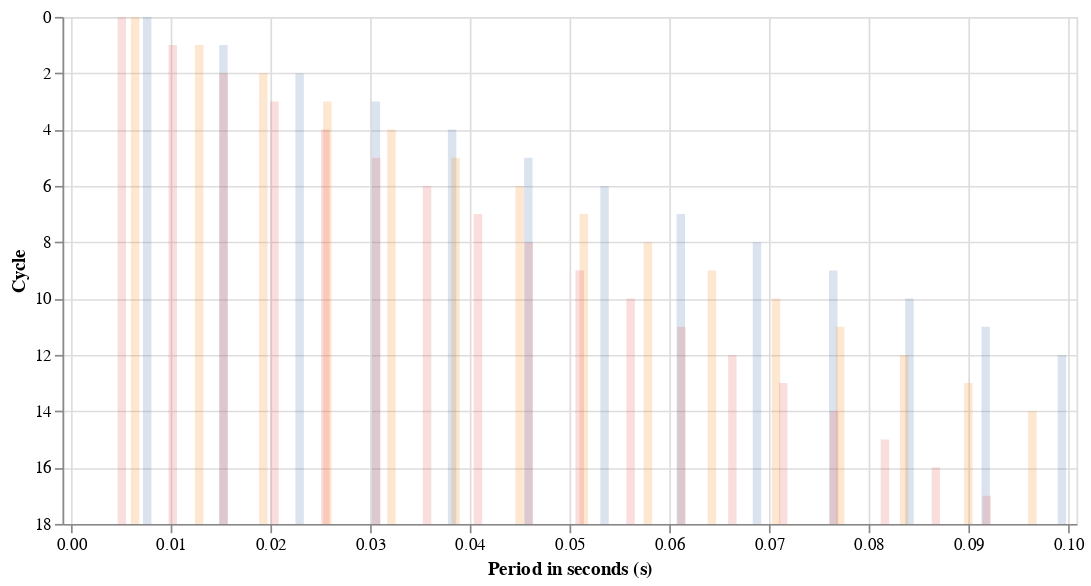

The notebook cell this image was saved under:
### Code cell
chart3 = alt.Chart(long_period_df).mark_bar(
    opacity=0.2,
    clip=True
    # xOffset=0.5
).encode(
    x=alt.X('t_values', title='Period in seconds (s)',scale=alt.Scale(domain=[0, 0.1]), axis=alt.Axis(tickCount=10)),
    y=alt.Y('cycle_or_t:Q', title='Cycle', scale=alt.Scale(reverse=True)),
    y2=alt.Y2(datum=18),
    color=alt.Color('note_name', legend=None),
).properties(
    width=600,
    height=300
)
chart3

### Figure 1 — Vega-Lite specification as saved in the notebook (floating-point values rounded to 4 significant figures)
{"config": {"view": {"continuousWidth": 300, "continuousHeight": 300}}, "data": {"name": "data-dfd79b46d6d3869d8fe3d5237f46af30"}, "mark": {"type": "bar", "clip": true, "opacity": 0.2}, "encoding": {"color": {"field": "note_name", "legend": null, "type": "nominal"}, "x": {"axis": {"tickCount": 10}, "field": "t_values", "scale": {"domain": [0, 0.1]}, "title": "Period in seconds (s)", "type": "quantitative"}, "y": {"field": "cycle_or_t", "scale": {"reverse": true}, "title": "Cycle", "type": "quantitative"}, "y2": {"datum": 18}}, "height": 300, "width": 600, "$schema": "https://vega.github.io/schema/vega-lite/v5.20.1.json", "datasets": {"data-dfd79b46d6d3869d8fe3d5237f46af30": [{"cycle_or_t": 0, "note_name": "C3", "t_values": 0.007645}, {"cycle_or_t": 1, "note_name": "C3", "t_values": 0.01529}, {"cycle_or_t": 2, "note_name": "C3", "t_values": 0.02293}, {"cycle_or_t": 3, "note_name": "C3", "t_values": 0.03058}, {"cycle_or_t": 4, "note_name": "C3", "t_values": 0.03822}, {"cycle_or_t": 5, "note_name": "C3", "t_values": 0.04587}, {"cycle_or_t": 6, "note_name": "C3", "t_values": 0.05351}, {"cycle_or_t": 7, "note_name": "C3", "t_values": 0.06116}, {"cycle_or_t": 8, "note_name": "C3", "t_values": 0.0688}, {"cycle_or_t": 9, "note_name": "C3", "t_values": 0.07645}, {"cycle_or_t": 10, "note_name": "C3", "t_values": 0.08409}, {"cycle_or_t": 11, "note_name": "C3", "t_values": 0.09173}, {"cycle_or_t": 12, "note_name": "C3", "t_values": 0.09938}, {"cycle_or_t": 13, "note_name": "C3", "t_values": 0.107}, {"cycle_or_t": 14, "note_name": "C3", "t_values": 0.1147}, {"cycle_or_t": 15, "note_name": "C3", "t_values": 0.1223}, {"cycle_or_t": 16, "note_name": "C3", "t_values": 0.13}, {"cycle_or_t": 17, "note_name": "C3", "t_values": 0.1376}, {"cycle_or_t": 18, "note_name": "C3", "t_values": 0.1452}, {"cycle_or_t": 0, "note_name": "D#3", "t_values": 0.006428}, {"cycle_or_t": 1, "note_name": "D#3", "t_values": 0.01286}, {"cycle_or_t": 2, "note_name": "D#3", "t_values": 0.01928}, {"cycle_or_t": 3, "note_name": "D#3", "t_values": 0.02571}, {"cycle_or_t": 4, "note_name": "D#3", "t_values": 0.03214}, {"cycle_or_t": 5, "note_name": "D#3", "t_values": 0.03857}, {"cycle_or_t": 6, "note_name": "D#3", "t_values": 0.045}, {"cycle_or_t": 7, "note_name": "D#3", "t_values": 0.05143}, {"cycle_or_t": 8, "note_name": "D#3", "t_values": 0.05785}, {"cycle_or_t": 9, "note_name": "D#3", "t_values": 0.06428}, {"cycle_or_t": 10, "note_name": "D#3", "t_values": 0.07071}, {"cycle_or_t": 11, "note_name": "D#3", "t_values": 0.07714}, {"cycle_or_t": 12, "note_name": "D#3", "t_values": 0.08357}, {"cycle_or_t": 13, "note_name": "D#3", "t_values": 0.09}, {"cycle_or_t": 14, "note_name": "D#3", "t_values": 0.09642}, {"cycle_or_t": 15, "note_name": "D#3", "t_values": 0.1029}, {"cycle_or_t": 16, "note_name": "D#3", "t_values": 0.1093}, {"cycle_or_t": 17, "note_name": "D#3", "t_values": 0.1157}, {"cycle_or_t": 18, "note_name": "D#3", "t_values": 0.1221}, {"cycle_or_t": 0, "note_name": "G3", "t_values": 0.005102}, {"cycle_or_t": 1, "note_name": "G3", "t_values": 0.0102}, {"cycle_or_t": 2, "note_name": "G3", "t_values": 0.01531}, {"cycle_or_t": 3, "note_name": "G3", "t_values": 0.02041}, {"cycle_or_t": 4, "note_name": "G3", "t_values": 0.02551}, {"cycle_or_t": 5, "note_name": "G3", "t_values": 0.03061}, {"cycle_or_t": 6, "note_name": "G3", "t_values": 0.03571}, {"cycle_or_t": 7, "note_name": "G3", "t_values": 0.04082}, {"cycle_or_t": 8, "note_name": "G3", "t_values": 0.04592}, {"cycle_or_t": 9, "note_name": "G3", "t_values": 0.05102}, {"cycle_or_t": 10, "note_name": "G3", "t_values": 0.05612}, {"cycle_or_t": 11, "note_name": "G3", "t_values": 0.06123}, {"cycle_or_t": 12, "note_name": "G3", "t_values": 0.06633}, {"cycle_or_t": 13, "note_name": "G3", "t_values": 0.07143}, {"cycle_or_t": 14, "note_name": "G3", "t_values": 0.07653}, {"cycle_or_t": 15, "note_name": "G3", "t_values": 0.08163}, {"cycle_or_t": 16, "note_name": "G3", "t_values": 0.08674}, {"cycle_or_t": 17, "note_name": "G3", "t_values": 0.09184}, {"cycle_or_t": 18, "note_name": "G3", "t_values": 0.09694}]}}
